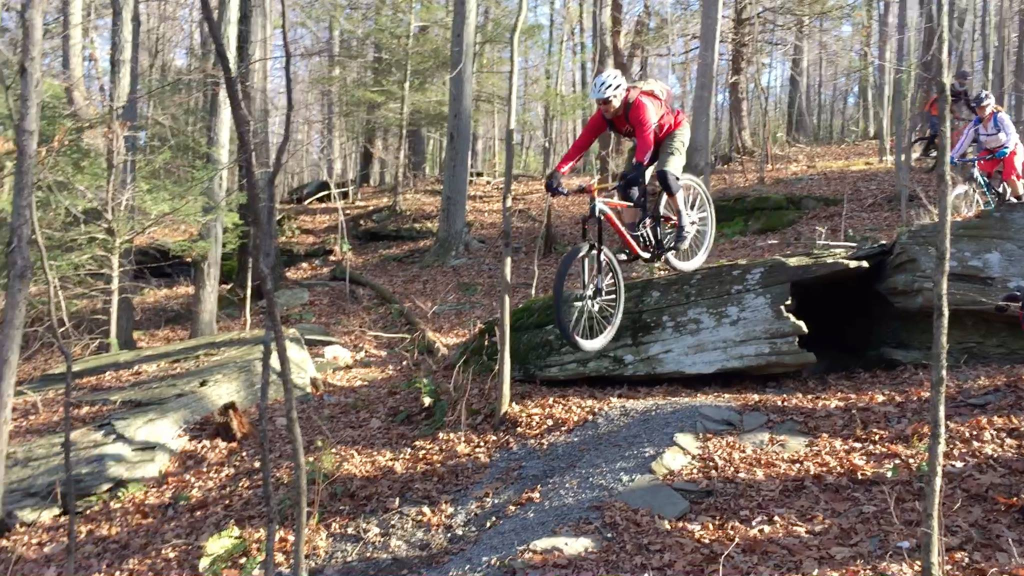
#> input picture AItest/机器视觉处理/image/farm-drop.jpg, 2048 x 1152 px (shown at 1/2 size)
$ python -i lpls.py   (imports and definitions only)   (older library calls are emulated)
#> lines starting #> are read from the running program, lines starting #| are printed output that depends on the picture; after the words box and inside, x2 and y2 are one past the last pixel; in counts of white or black regions, pixels touching at a corner belong together
# [83 lines of commented-out code are left out]


import cv2
import numpy as np
import matplotlib.pyplot as plt

def my_show(ax, img, title=None, interpolation='bicubic', **kwargs):
    ' helper to display an image on an axes without grid/spine '
    ax.imshow(img, interpolation = interpolation, **kwargs)
    ax.axis('off')
    if title:
        ax.set_title(title)

def my_gshow(ax, img, title=None, cmap='gray', interpolation='bicubic', **kwargs):
    ' helper to display an image, in grayscale, on an axes without grid/spine '
    my_show(ax, img, title=title, cmap='gray', interpolation=interpolation, **kwargs)

def my_read(filename):
    ' read from an image file to an rgb '
    img = cv2.imread(filename)
    return cv2.cvtColor(img, cv2.COLOR_BGR2RGB)

def my_read_g(filename):
    ' read from an image file to an rgb '
    gray = cv2.imread(filename, 0)
    return gray


def my_read_cg(filename):
    ' read from an image file to an rgb and a grayscale image array '
    rgb = my_read(filename)
    gray = cv2.cvtColor(rgb, cv2.COLOR_RGB2GRAY)
    return rgb, gray

def size_me(img):
    ' given 80dpi, find size of image in inches from pixel dims '
    dpi = 80
    height, width, *depth = img.shape
    figsize = width / float(dpi), height / float(dpi)
    return figsize

def track_blue(frame):
    hsv = cv2.cvtColor(frame, cv2.COLOR_RGB2HSV)
#> hsv: shape (1152, 2048, 3); mean H, S, V 50.9, 55.4, 127.2

    rgb_blue = np.array([190,148,158]).astype(np.uint8).reshape(1,1,-1)
    hsv_blue_mid = cv2.cvtColor(rgb_blue, cv2.COLOR_RGB2HSV)
    h_blue,_,_ = hsv_blue_mid.flatten()
    #这里是一个范围的选择
    lwr_blue = np.array([h_blue-10,  10,  50]).astype(np.uint8)
    upr_blue = np.array([h_blue+10, 255, 255]).astype(np.uint8)

    mask = cv2.inRange(hsv, lwr_blue, upr_blue)
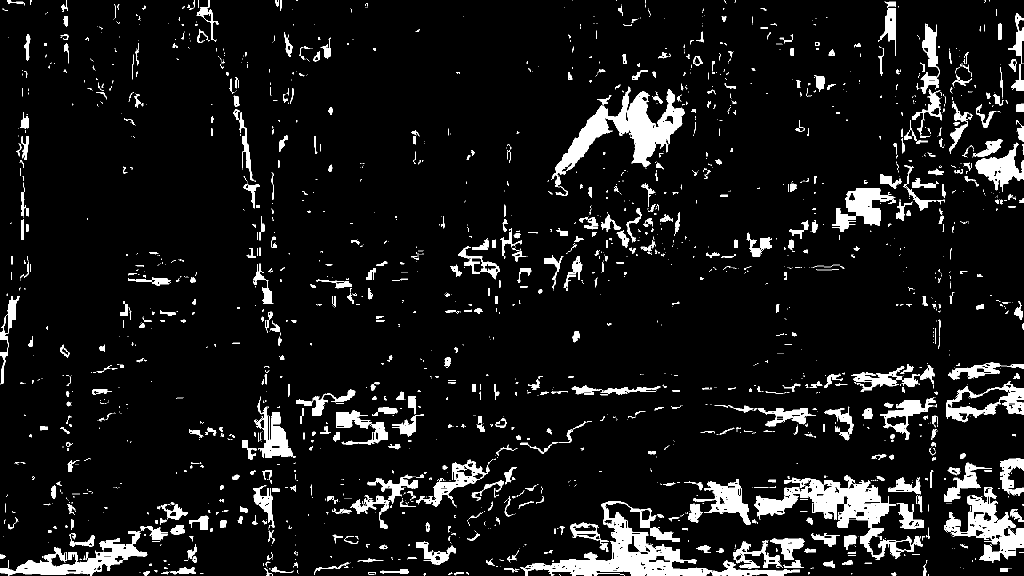
#> mask: shape (1152, 2048) (shown at 1/2 size); 8.5% white; 2124 white regions (1455 under 20 px), largest, box (x1, y1, x2, y2) and area: (1040, 1002, 1425, 1152) 15364, (1508, 950, 1845, 1120) 14842, (1102, 173, 1369, 375) 14787

    # Bitwise-AND mask and original image
    res = cv2.bitwise_and(frame, frame, mask=mask)
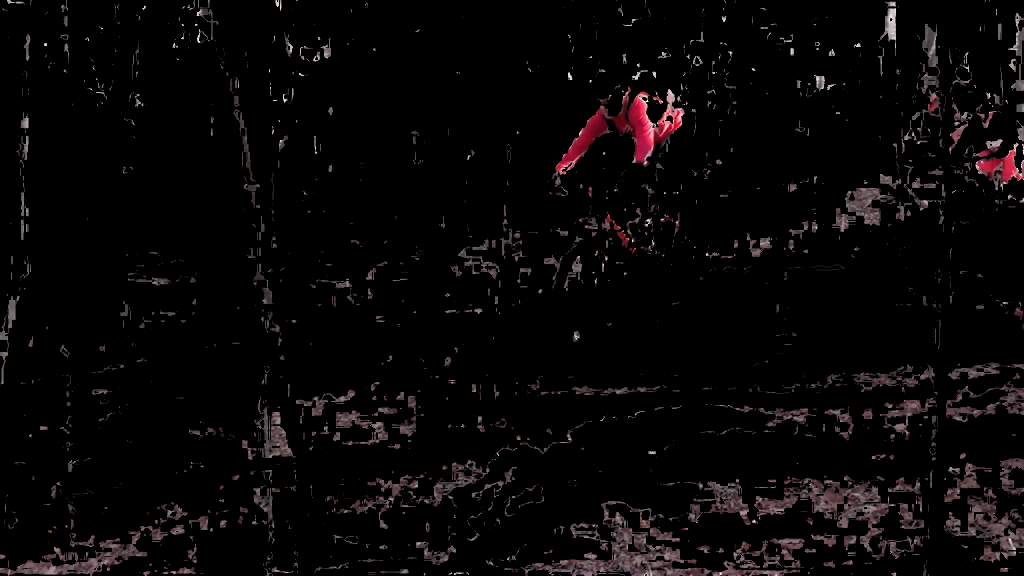
#> res: shape (1152, 2048, 3) (shown at 1/2 size); mean R, G, B 8.7, 6.5, 6.9
    return res


box = np.zeros((100,100),dtype=np.uint8)
box[15:50,25:60]=1 #选定位置
box[60:90,25:80]=1
#my_gshow(plt.gca(),mybox1,interpolation=None)
laplacian = cv2.Laplacian(box, cv2.CV_64F, ksize=5)#拉普拉斯
sobel_x   = cv2.Sobel(box, cv2.CV_64F, 1, 0, ksize=5)
sobel_y   = cv2.Sobel(box, cv2.CV_64F, 0, 1, ksize=5)
sobel_xy  = cv2.Sobel(box, cv2.CV_64F, 1, 1, ksize=5)

fig, axes = plt.subplots(1,5,figsize=(12,3))
# [4 lines not run here, left out]

fig, axes = plt.subplots(1,5,figsize=(12,3))
axes = axes.flat
common_args = {'ddepth':cv2.CV_64F, 'ksize':5}

# original and laplacian
# [11 lines not run here, left out]

>>> import cv2
>>> picture = cv2.cvtColor(cv2.imread('image/farm-drop.jpg'), cv2.COLOR_BGR2RGB)
>>> result = track_blue(picture)

$ run again, on AItest/机器视觉处理/image/test1.jpg
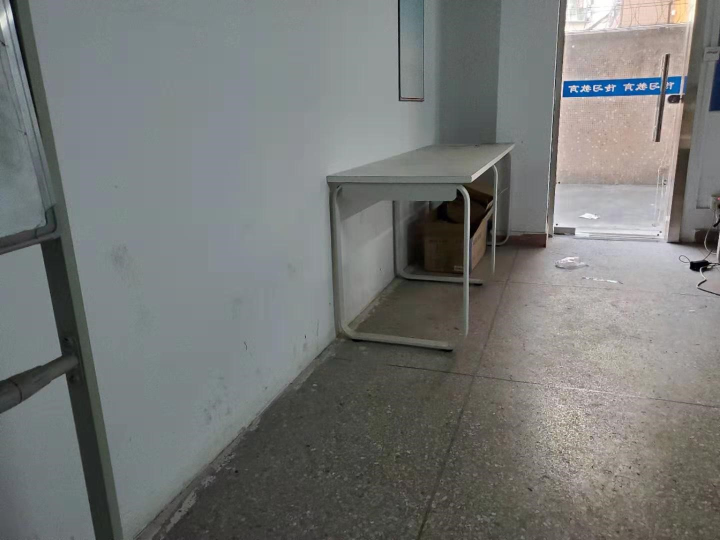
#> input picture AItest/机器视觉处理/image/test1.jpg, 1440 x 1080 px (shown at 1/2 size)
#> hsv: shape (1080, 1440, 3); mean H, S, V 64.4, 25.2, 123.7
#> in track_blue, `mask = cv2.inRange(hsv, lwr_blue, upr_blue)`:
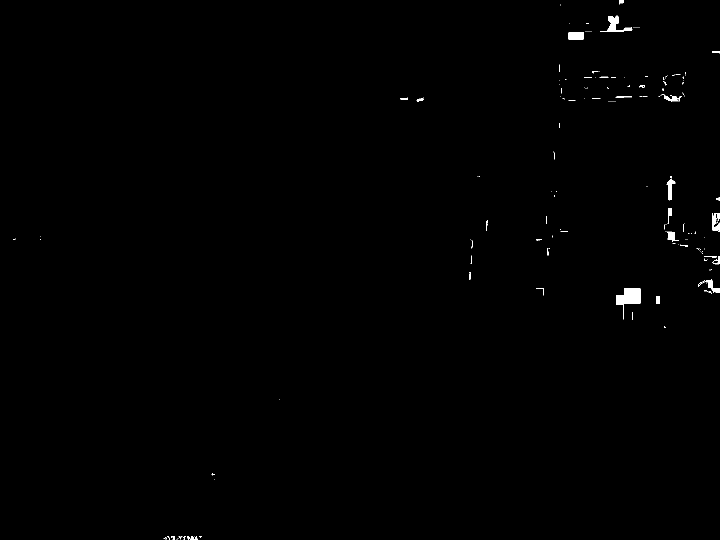
#> mask: shape (1080, 1440) (shown at 1/2 size); 0.38% white; 180 white regions (145 under 20 px), largest, box (x1, y1, x2, y2) and area: (1232, 576, 1281, 639) 1372, (1200, 31, 1265, 64) 685, (1137, 64, 1167, 80) 453

$ run again, on AItest/机器视觉处理/image/test3.jpg
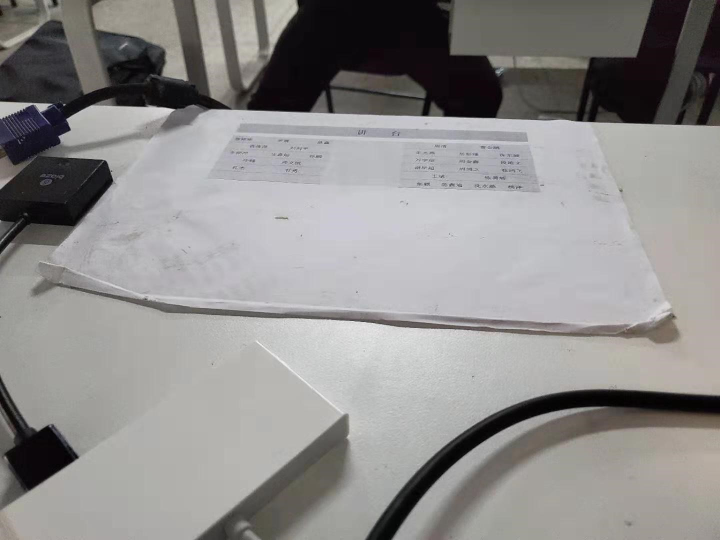
#> input picture AItest/机器视觉处理/image/test3.jpg, 1440 x 1080 px (shown at 1/2 size)
#> hsv: shape (1080, 1440, 3); mean H, S, V 68.4, 18.7, 143.7
#> in track_blue, `mask = cv2.inRange(hsv, lwr_blue, upr_blue)`:
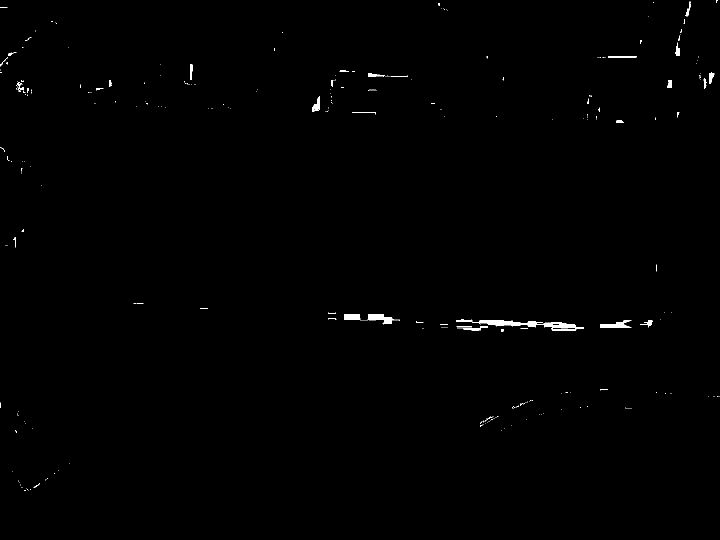
#> mask: shape (1080, 1440) (shown at 1/2 size); 0.44% white; 294 white regions (254 under 20 px), largest, box (x1, y1, x2, y2) and area: (944, 640, 1168, 662) 1889, (734, 628, 789, 649) 624, (1200, 640, 1263, 656) 516
